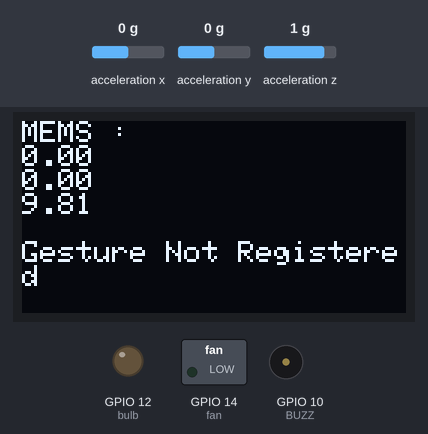
Recording of a sketch running on a simulated ESP8266 (NodeMCU). Shown: 128×64 one-colour display, switched loads named in the sketch (green lamp = pin HIGH), output pins drawn as LEDs (lit = HIGH), buzzer (waves = sounding, pin HIGH). The inputs (shaded band) are chosen by the test bench; at power-on: acceleration x 0 g, acceleration y 0 g, acceleration z 1 g. WiFi joins after 1.5 s; servers stay silent unless stated; what the sketch prints to the serial monitor is not drawn.

Above: at 7.2 s.
7.3 s: acceleration x set to 0.7 g
At 7.5 s:
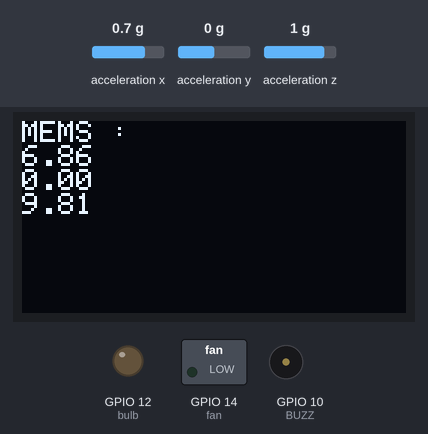
8.9 s: acceleration x set to 1 g
At 9.47 s:
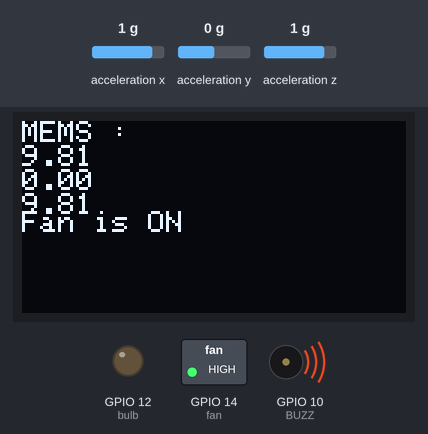
11.5 s: acceleration y set to -1.4 g
At 12.34 s:
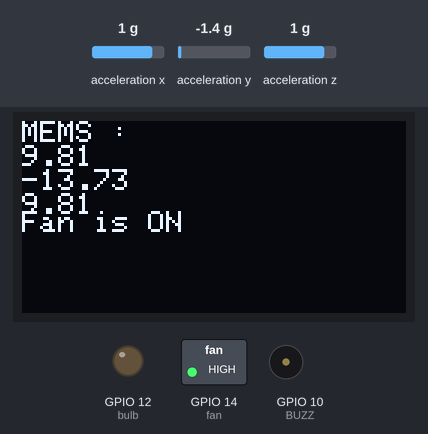
13.3 s: acceleration z set to -1.4 g
At 13.88 s:
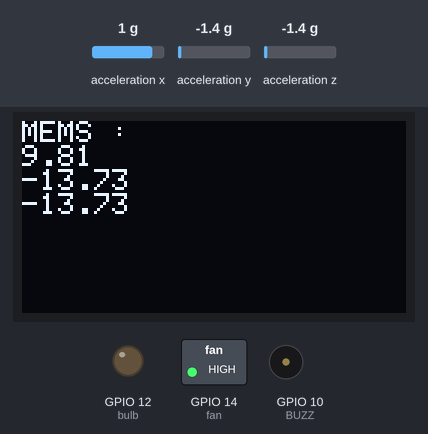
15.3 s: acceleration x set to -1.4 g
At 16.0 s:
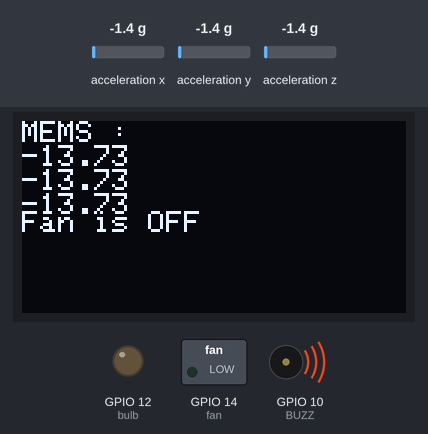
18.2 s: acceleration x set to -0.1 g
At 18.87 s:
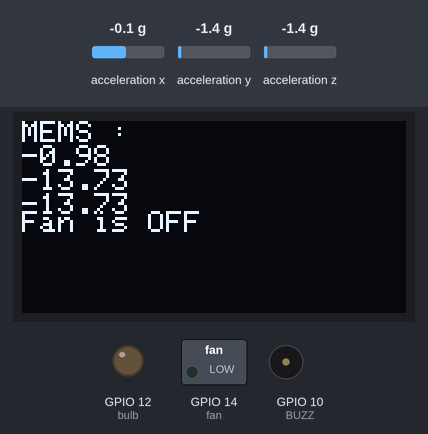
19.8 s: acceleration x set to 0.2 g
Timing chart, 0 to 23.6 s (numbered marks = the images above; inputs shaded):
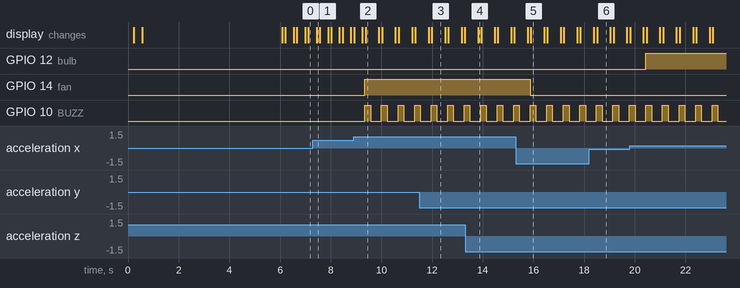

Measured:
- the behaviour switches between 0.8 and 0.9 g on acceleration x (found by bisection; images 1 and 2)
- after the input at 7.3 s, the display: changes after 0.14 s (image 1)
- after the input at 8.9 s, GPIO 14 (fan): LOW → HIGH after 0.45 s; GPIO 10 (BUZZ): alternates HIGH for 0.23 s and LOW for 0.43 s, starting after 0.45 s; the display: first differs from a run without the input after 0.35 s (image 2 shows a later state)
- after the input at 11.5 s, the display: first changes after 0.36 s (image 3 shows a later state)
- after the input at 13.3 s, the display: changes after 0.52 s (image 4)
- after the input at 15.3 s, GPIO 14 (fan): HIGH → LOW after 0.57 s; the display: first changes after 0.47 s (image 5 shows a later state)
- after the input at 18.2 s, the display: first changes after 0.18 s (image 6 shows a later state)
- after the input at 19.8 s, GPIO 12 (bulb): LOW → HIGH after 0.64 s

The sketch:

MOTION-SENSE00.ino
```cpp
#include <Wire.h>
#include <ESP8266WiFi.h>
#include "ThingSpeak.h"
#include <Adafruit_GFX.h>
#include <Adafruit_SSD1306.h>
#include <Adafruit_Sensor.h>
#include <Adafruit_ADXL345_U.h>
Adafruit_ADXL345_Unified accel = Adafruit_ADXL345_Unified();

#define SCREEN_WIDTH 128  // OLED display width, in pixels
#define SCREEN_HEIGHT 64  // OLED display height, in pixels

// Declaration for an SSD1306 display connected to I2C (SDA, SCL pins)
Adafruit_SSD1306 display(SCREEN_WIDTH, SCREEN_HEIGHT, &Wire, -1);

#define fan 14
#define bulb 12
#define BUZZ 10
const char* ssid = "project";      // your network SSID (name)
const char* password = "123456789";  // your network password

WiFiClient client;

unsigned long myChannelNumber = 2933252;
const char* myWriteAPIKey = "3ZQOMNGT3F8KIDE1";

void setup() {
  Serial.begin(9600);
  pinMode(BUZZ, OUTPUT);
  pinMode(fan, OUTPUT);
  pinMode(bulb, OUTPUT);
  delay(200);
  if (!display.begin(SSD1306_SWITCHCAPVCC, 0x3C)) {  // Address 0x3D for 128x64
    Serial.println(F("SSD1306 allocation failed"));
    for (;;)
      ;
  }
  delay(200);
  if (!accel.begin()) {
    Serial.println("No valid sensor found");
    while (1)
      ;
  }
  delay(100);
  display.clearDisplay();
  display.setTextSize(1);
  display.setTextColor(WHITE);
  display.setCursor(0, 0);
  display.println("MotionSense : Smart Wearable Gesture control with Accelerometers");
  display.display();
  delay(500);
  WiFi.mode(WIFI_STA);
  ThingSpeak.begin(client);
  // Connect or reconnect to WiFi
  if (WiFi.status() != WL_CONNECTED) {
    Serial.print("Attempting to connect");
    while (WiFi.status() != WL_CONNECTED) {
      WiFi.begin(ssid, password);
      delay(5000);
    }
  }
}

void loop() {

  display.clearDisplay();
  sensors_event_t event;
  accel.getEvent(&event);
  display.setTextSize(1);
  display.setTextColor(WHITE);
  display.setCursor(0, 0);
  display.println("MEMS : ");
  display.println(event.acceleration.x);
  display.println(event.acceleration.y);
  display.println(event.acceleration.z);
  display.display();
  delay(100);
  if (event.acceleration.x >= 8 && event.acceleration.y <= 0 ) {
    digitalWrite(BUZZ, HIGH);
    digitalWrite(fan, HIGH);
    display.setTextSize(1);
    display.setTextColor(WHITE);
    display.setCursor(0, 30);
    display.println("Fan is ON");
    display.display();
    delay(200);
    digitalWrite(BUZZ, LOW);
    ThingSpeak.setField(1, '1');
    ThingSpeak.writeFields(myChannelNumber, myWriteAPIKey);
  } else if (event.acceleration.x <= 0 && event.acceleration.y <= 0 && event.acceleration.z <= 3) {
    digitalWrite(BUZZ, HIGH);
    digitalWrite(fan, LOW);
    display.setTextSize(1);
    display.setTextColor(WHITE);
    display.setCursor(0, 30);
    display.println("Fan is OFF");
    display.display();
    delay(200);
    digitalWrite(BUZZ, LOW);
    ThingSpeak.setField(1, '0');
    ThingSpeak.writeFields(myChannelNumber, myWriteAPIKey);
  } else if (event.acceleration.x <= 3 && event.acceleration.y <= -4 && event.acceleration.z <= 0) {
    digitalWrite(BUZZ, HIGH);
    digitalWrite(bulb, HIGH);
    display.setTextSize(1);
    display.setTextColor(WHITE);
    display.setCursor(0, 30);
    display.println("Bulb is ON");
    display.display();
    delay(200);
    digitalWrite(BUZZ, LOW);
    ThingSpeak.setField(2, '1');
    ThingSpeak.writeFields(myChannelNumber, myWriteAPIKey);
  } else if (event.acceleration.x <= 0 && event.acceleration.y >= 5 && event.acceleration.z <= 0) {
    digitalWrite(BUZZ, HIGH);
    digitalWrite(bulb, LOW);
    display.setTextSize(1);
    display.setTextColor(WHITE);
    display.setCursor(0, 30);
    display.println("Bulb is OFF");
    display.display();
    delay(200);
    digitalWrite(BUZZ, LOW);
    ThingSpeak.setField(2, '0');
    ThingSpeak.writeFields(myChannelNumber, myWriteAPIKey);
  } else {
    digitalWrite(BUZZ, LOW);
    digitalWrite(fan, LOW);
    digitalWrite(bulb, LOW);
    display.setTextSize(1);
    display.setTextColor(WHITE);
    display.setCursor(0, 40);
    display.println("Gesture Not Registered");
    display.display();
    delay(300);
  }
}
```
